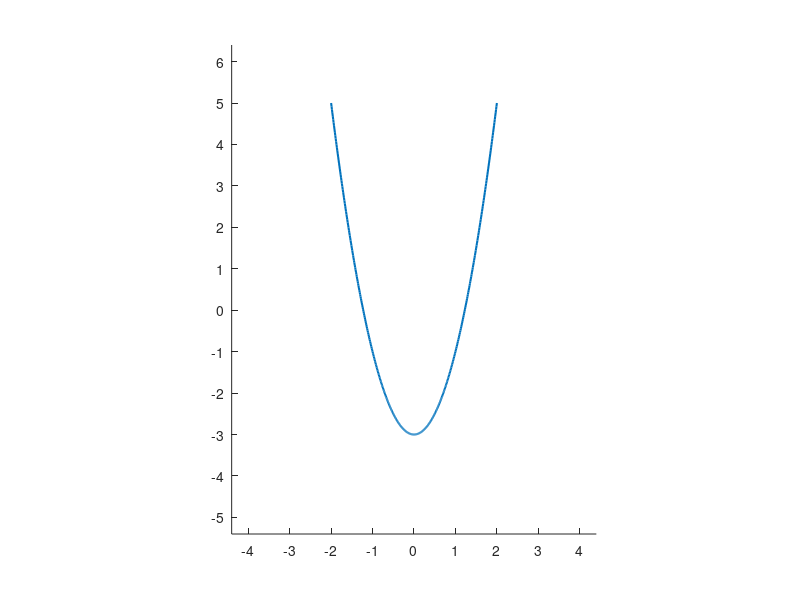

Write the MATLAB code that produced this figure.
close all
clear
clc

x = -2 : 0.01 : 2;
y = 2 * x.^2 - 3;

figure
hold on
set(gcf,'color','white')
set(gca,'XTick', -4:1:4)
set(gca,'YTick', -5:1:6)
axis([-4.4 4.4 -5.4 6.4])
daspect([1 1 1])
plot(x, y, '', 'LineWidth', 1.5);


